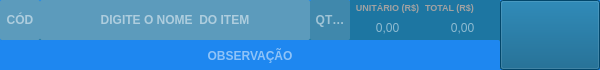
   <widget class="QFrame" name="fr_addProduto">
    <property name="geometry">
     <rect>
      <x>20</x>
      <y>170</y>
      <width>600</width>
      <height>70</height>
     </rect>
    </property>
    <property name="styleSheet">
     <string notr="true">QFrame{
background: #1D76A2;
border: 1px solid #1E87F0;
}
</string>
    </property>
    <property name="frameShape">
     <enum>QFrame::NoFrame</enum>
    </property>
    <property name="frameShadow">
     <enum>QFrame::Plain</enum>
    </property>
    <widget class="QLineEdit" name="tx_BuscaItem">
     <property name="geometry">
      <rect>
       <x>40</x>
       <y>0</y>
       <width>270</width>
       <height>40</height>
      </rect>
     </property>
     <property name="mouseTracking">
      <bool>true</bool>
     </property>
     <property name="focusPolicy">
      <enum>Qt::WheelFocus</enum>
     </property>
     <property name="styleSheet">
      <string notr="true">QLineEdit{
background: #5C9BBC;
border-radius: 2px;
color: #000;
font: 10px &quot;Arial&quot; ;
font-weight: bold;
color: #FFF;
text-transform: uppercase
}

</string>
     </property>
     <property name="text">
      <string/>
     </property>
     <property name="frame">
      <bool>false</bool>
     </property>
     <property name="cursorPosition">
      <number>0</number>
     </property>
     <property name="alignment">
      <set>Qt::AlignCenter</set>
     </property>
     <property name="readOnly">
      <bool>false</bool>
     </property>
     <property name="placeholderText">
      <string>DIGITE O NOME  DO ITEM</string>
     </property>
    </widget>
    <widget class="QLabel" name="lb_FormVenda_6">
     <property name="geometry">
      <rect>
       <x>350</x>
       <y>0</y>
       <width>75</width>
       <height>15</height>
      </rect>
     </property>
     <property name="styleSheet">
      <string notr="true">QLabel{
font-size: 9px;
font-family: &quot;Arial&quot;;
font-weight: bold;
color: #A2A2A2;
border: none;
}</string>
     </property>
     <property name="text">
      <string>UNITÁRIO (R$)</string>
     </property>
     <property name="alignment">
      <set>Qt::AlignCenter</set>
     </property>
    </widget>
    <widget class="QLineEdit" name="tx_ValorUnitarioItem">
     <property name="geometry">
      <rect>
       <x>350</x>
       <y>15</y>
       <width>75</width>
       <height>25</height>
      </rect>
     </property>
     <property name="focusPolicy">
      <enum>Qt::WheelFocus</enum>
     </property>
     <property name="styleSheet">
      <string notr="true">QLineEdit{
background:transparent;
border-radius: 2px;
color: #000;
font: 14px &quot;Arial&quot; ;
text-transform: uppercase;
color: #FFF;
border: none
}
QLineEdit::placeholder{
color: red;
}</string>
     </property>
     <property name="alignment">
      <set>Qt::AlignCenter</set>
     </property>
     <property name="readOnly">
      <bool>true</bool>
     </property>
     <property name="placeholderText">
      <string>0,00</string>
     </property>
    </widget>
    <widget class="QLabel" name="lb_FormVenda_7">
     <property name="geometry">
      <rect>
       <x>425</x>
       <y>0</y>
       <width>75</width>
       <height>15</height>
      </rect>
     </property>
     <property name="styleSheet">
      <string notr="true">QLabel{
font-size: 9px;
font-family: &quot;Arial&quot;;
font-weight: bold;
color: #A2A2A2;
border: none;
}</string>
     </property>
     <property name="text">
      <string>TOTAL (R$)</string>
     </property>
    </widget>
    <widget class="QLineEdit" name="tx_ValorTotalItem">
     <property name="geometry">
      <rect>
       <x>425</x>
       <y>15</y>
       <width>75</width>
       <height>25</height>
      </rect>
     </property>
     <property name="focusPolicy">
      <enum>Qt::WheelFocus</enum>
     </property>
     <property name="styleSheet">
      <string notr="true">QLineEdit{
background:transparent;
border-radius: 2px;
color: #000;
font: 14px &quot;Arial&quot; ;
text-transform: uppercase;
color: #FFF;
border: none
}
QLineEdit::placeholder{
color: red;
}</string>
     </property>
     <property name="text">
      <string/>
     </property>
     <property name="alignment">
      <set>Qt::AlignCenter</set>
     </property>
     <property name="readOnly">
      <bool>true</bool>
     </property>
     <property name="placeholderText">
      <string>0,00</string>
     </property>
    </widget>
    <widget class="QPushButton" name="bt_IncluirItem">
     <property name="enabled">
      <bool>false</bool>
     </property>
     <property name="geometry">
      <rect>
       <x>500</x>
       <y>0</y>
       <width>100</width>
       <height>70</height>
      </rect>
     </property>
     <property name="cursor">
      <cursorShape>PointingHandCursor</cursorShape>
     </property>
     <property name="focusPolicy">
      <enum>Qt::NoFocus</enum>
     </property>
     <property name="contextMenuPolicy">
      <enum>Qt::ActionsContextMenu</enum>
     </property>
     <property name="styleSheet">
      <string notr="true">QPushButton {
background: #025682;

 }
QPushButton:hover{
background-color: #5C9BBC
}</string>
     </property>
     <property name="text">
      <string/>
     </property>
     <property name="iconSize">
      <size>
       <width>75</width>
       <height>35</height>
      </size>
     </property>
    </widget>
    <widget class="QLineEdit" name="tx_ObsItem">
     <property name="geometry">
      <rect>
       <x>0</x>
       <y>40</y>
       <width>500</width>
       <height>30</height>
      </rect>
     </property>
     <property name="focusPolicy">
      <enum>Qt::WheelFocus</enum>
     </property>
     <property name="styleSheet">
      <string notr="true">QLineEdit{
background: #1E87F0;
border-radius: 2px;
color: #000;
font: 12px &quot;Arial&quot; ;
font-weight: bold;
color: #FFF
}

</string>
     </property>
     <property name="text">
      <string/>
     </property>
     <property name="alignment">
      <set>Qt::AlignCenter</set>
     </property>
     <property name="readOnly">
      <bool>false</bool>
     </property>
     <property name="placeholderText">
      <string>OBSERVAÇÃO</string>
     </property>
    </widget>
    <widget class="QLineEdit" name="tx_IdBuscaItem">
     <property name="geometry">
      <rect>
       <x>0</x>
       <y>0</y>
       <width>40</width>
       <height>40</height>
      </rect>
     </property>
     <property name="focusPolicy">
      <enum>Qt::WheelFocus</enum>
     </property>
     <property name="styleSheet">
      <string notr="true">QLineEdit{
background: #5C9BBC;
border-radius: 2px;
color: #000;
font: 10px &quot;Arial&quot; ;
font-weight: bold;
color: #FFF
}

</string>
     </property>
     <property name="text">
      <string/>
     </property>
     <property name="alignment">
      <set>Qt::AlignCenter</set>
     </property>
     <property name="readOnly">
      <bool>false</bool>
     </property>
     <property name="placeholderText">
      <string>CÓD</string>
     </property>
    </widget>
    <widget class="QLineEdit" name="tx_QntdItem">
     <property name="geometry">
      <rect>
       <x>310</x>
       <y>0</y>
       <width>40</width>
       <height>40</height>
      </rect>
     </property>
     <property name="focusPolicy">
      <enum>Qt::WheelFocus</enum>
     </property>
     <property name="styleSheet">
      <string notr="true">
QLineEdit{
background: #4088AC;
border-radius: 2px;
color: #000;
font: 11px &quot;Arial&quot; ;
font-weight: bold;
color: #FFF
}


</string>
     </property>
     <property name="text">
      <string/>
     </property>
     <property name="alignment">
      <set>Qt::AlignCenter</set>
     </property>
     <property name="readOnly">
      <bool>false</bool>
     </property>
     <property name="placeholderText">
      <string>QTDE.</string>
     </property>
    </widget>
   </widget>
